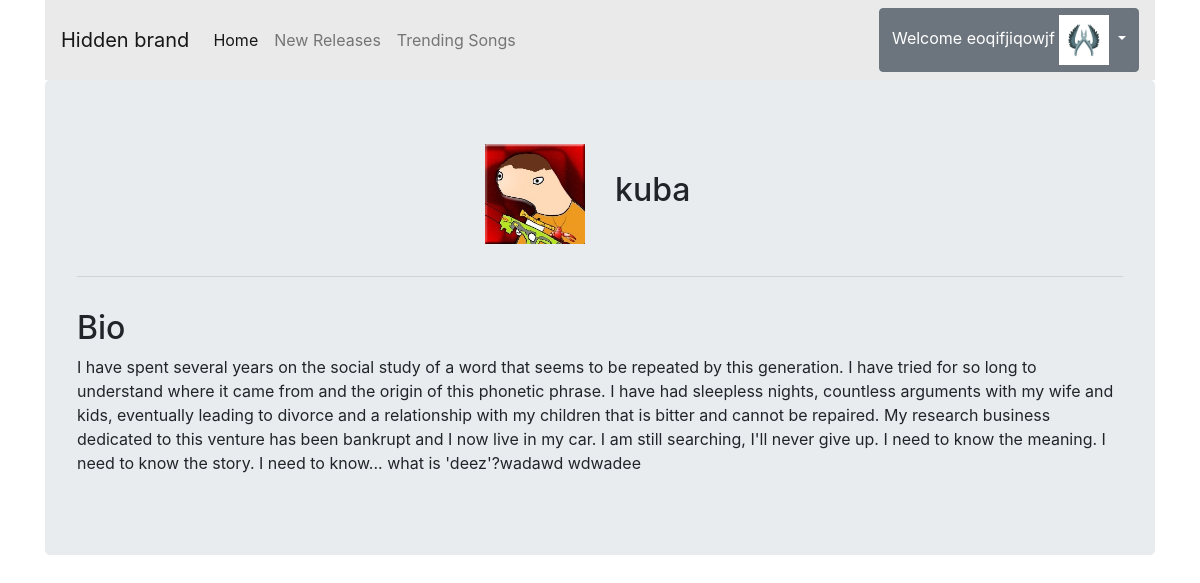
The app's page /accounts/profile/kuba (signed in) with its own data.
### accounts/models.py (models this page shows, shortened)
class CustomUser(AbstractUser):
    age = models.PositiveIntegerField(null=True, blank=True)

class UserProfile(models.Model):
    user = models.OneToOneField(CustomUser, on_delete=models.CASCADE)
    profile_picture = models.ImageField(default='default.jpg',upload_to='profile_pictures')
    bio = models.TextField(max_length=1500, blank=True)

### accounts/views.py (the view)
# urls.py: path('profile/<str:profile_name>', profileView, name='profile'),
def profileView(request, profile_name):
    user_profile = get_object_or_404(UserProfile, user__username=profile_name)
    if request.method == "POST":
        bio_form = BioUpdateForm(request.POST, instance=user_profile)
        if bio_form.is_valid():
            bio_form.save()
            messages.success(request, 'Bio Updated!')
            return redirect('accounts:profile', profile_name=profile_name)
    else:
        initial_data = {'bio': user_profile.bio} # set the initial value to the existing bio value
        bio_form = BioUpdateForm(initial=initial_data)
    return render(request, 'profile.html', {'user_profile': user_profile, 'bioform': bio_form})

### accounts/templates/profile.html (shortened to what this page needs)
{% extends "base.html" %}
{% load crispy_forms_tags %}
{% load static %}
{% block content %}
<div class="container">
    <div class="jumbotron">
        <div class="row text-center justify-content-md-center pb-3">
            <div class="col-md-5 text-md-right">
                <img id="bioImage" src="{{ user_profile.profile_picture.url }}">
            </div>
           <div class="col-md-5 text-md-left my-auto">
                <h2>{{user_profile.user}}</h2>
           </div>
        </div>
        <hr>
        <div class="container">
            <div class="row pt-3">
                <h2>Bio</h2>
            </div>
            <div class="row">
                <p>{{ user_profile.bio|linebreaksbr }}</p>
            </div>
        </div>
    </div>
</div>
{% endblock %}

### main/templates/navbar.html (shortened to what this page needs)
<div class="container">
  <nav class="navbar navbar-expand-lg navbar-light" style="background-color: #eaeaea;">
    <div class="collapse navbar-collapse" id="navbarTogglerDemo01">
      <a class="navbar-brand" href="#">Hidden brand</a>
      <ul class="navbar-nav mr-auto mt-2 mt-lg-0">
        <li class="nav-item active">
          <a class="nav-link" href="{% url 'main:home' %}">Home <span class="sr-only">(current)</span></a>
        </li>
        <li class="nav-item">
          <a class="nav-link" href="{% url 'main:home' %}">New Releases</a>
        </li>
        <li class="nav-item">
          <a class="nav-link" href="{% url 'main:trendingSongs' %}">Trending Songs</a>
        </li>
      </ul>
      {% if user.is_authenticated %}
      <div class="dropdown justify-content-right">
        <button class="btn btn-secondary dropdown-toggle" type="button" id="dropdownMenuButton" data-toggle="dropdown" aria-haspopup="true" aria-expanded="false">
          Welcome {{ user.username }}
          <img id="imageprofile" src="{{ user.userprofile.profile_picture.url }}"></a>
        </button>
      </div>
      {% else %}
      <div class="justify-content-right">
        <a href="{% url 'accounts:signin' %}">SignIn</a>
        <a href="{% url 'accounts:signup' %}">SignUp</a>
      </div>
      {% endif %}
    </div>
 </nav>
</div>

### static/css/style.css (style rules this page uses)
#imageprofile { max-width: 50px; max-height: 50px; }
#bioImage { max-width: 100px; max-height: 100px; }

### records on screen
CustomUser: username "eoqifjiqowjf", userprofile.profile_picture (placeholder picture)
UserProfile: profile_picture (picture), user "kuba", bio "I have spent several years on the social study of a word that seems to be repeated by this generation. I have tried for so long to understand where it came from and the origin of this phonetic phrase. I have had sleepless nights, countless arguments with my wife and kids, eventually leading to divorce and a relationship with my children that is bitter and cannot be repaired. My research business dedicated to this venture has been bankrupt and I now live in my car. I am still searching, I'll never give up. I need to know the meaning. I need to know the story. I need to know... what is 'deez'?wadawd wdwadee"
